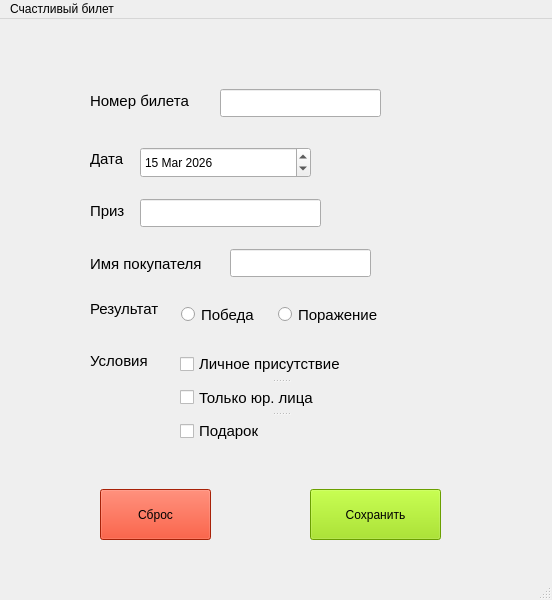
<?xml version="1.0" encoding="UTF-8"?>
<ui version="4.0">
 <class>MainWindow</class>
 <widget class="QMainWindow" name="MainWindow">
  <property name="geometry">
   <rect>
    <x>0</x>
    <y>0</y>
    <width>552</width>
    <height>600</height>
   </rect>
  </property>
  <property name="windowTitle">
   <string>MainWindow</string>
  </property>
  <widget class="QWidget" name="centralwidget">
   <widget class="QLineEdit" name="ticketNum_lE">
    <property name="geometry">
     <rect>
      <x>220</x>
      <y>70</y>
      <width>161</width>
      <height>28</height>
     </rect>
    </property>
   </widget>
   <widget class="QLineEdit" name="prize_lE">
    <property name="geometry">
     <rect>
      <x>140</x>
      <y>180</y>
      <width>181</width>
      <height>28</height>
     </rect>
    </property>
   </widget>
   <widget class="QLineEdit" name="name_lE">
    <property name="geometry">
     <rect>
      <x>230</x>
      <y>230</y>
      <width>141</width>
      <height>28</height>
     </rect>
    </property>
   </widget>
   <widget class="QPushButton" name="reset_pB">
    <property name="geometry">
     <rect>
      <x>100</x>
      <y>470</y>
      <width>111</width>
      <height>51</height>
     </rect>
    </property>
    <property name="palette">
     <palette>
      <active>
       <colorrole role="WindowText">
        <brush brushstyle="SolidPattern">
         <color alpha="255">
          <red>0</red>
          <green>0</green>
          <blue>0</blue>
         </color>
        </brush>
       </colorrole>
       <colorrole role="Button">
        <brush brushstyle="SolidPattern">
         <color alpha="255">
          <red>234</red>
          <green>48</green>
          <blue>11</blue>
         </color>
        </brush>
       </colorrole>
       <colorrole role="Light">
        <brush brushstyle="SolidPattern">
         <color alpha="255">
          <red>255</red>
          <green>116</green>
          <blue>81</blue>
         </color>
        </brush>
       </colorrole>
       <colorrole role="Midlight">
        <brush brushstyle="SolidPattern">
         <color alpha="255">
          <red>238</red>
          <green>81</green>
          <blue>42</blue>
         </color>
        </brush>
       </colorrole>
       <colorrole role="Dark">
        <brush brushstyle="SolidPattern">
         <color alpha="255">
          <red>111</red>
          <green>23</green>
          <blue>2</blue>
         </color>
        </brush>
       </colorrole>
       <colorrole role="Mid">
        <brush brushstyle="SolidPattern">
         <color alpha="255">
          <red>148</red>
          <green>31</green>
          <blue>2</blue>
         </color>
        </brush>
       </colorrole>
       <colorrole role="Text">
        <brush brushstyle="SolidPattern">
         <color alpha="255">
          <red>0</red>
          <green>0</green>
          <blue>0</blue>
         </color>
        </brush>
       </colorrole>
       <colorrole role="BrightText">
        <brush brushstyle="SolidPattern">
         <color alpha="255">
          <red>255</red>
          <green>255</green>
          <blue>255</blue>
         </color>
        </brush>
       </colorrole>
       <colorrole role="ButtonText">
        <brush brushstyle="SolidPattern">
         <color alpha="255">
          <red>0</red>
          <green>0</green>
          <blue>0</blue>
         </color>
        </brush>
       </colorrole>
       <colorrole role="Base">
        <brush brushstyle="SolidPattern">
         <color alpha="255">
          <red>234</red>
          <green>48</green>
          <blue>11</blue>
         </color>
        </brush>
       </colorrole>
       <colorrole role="Window">
        <brush brushstyle="SolidPattern">
         <color alpha="255">
          <red>234</red>
          <green>48</green>
          <blue>11</blue>
         </color>
        </brush>
       </colorrole>
       <colorrole role="Shadow">
        <brush brushstyle="SolidPattern">
         <color alpha="255">
          <red>0</red>
          <green>0</green>
          <blue>0</blue>
         </color>
        </brush>
       </colorrole>
       <colorrole role="Highlight">
        <brush brushstyle="SolidPattern">
         <color alpha="255">
          <red>255</red>
          <green>255</green>
          <blue>255</blue>
         </color>
        </brush>
       </colorrole>
       <colorrole role="AlternateBase">
        <brush brushstyle="SolidPattern">
         <color alpha="255">
          <red>238</red>
          <green>150</green>
          <blue>129</blue>
         </color>
        </brush>
       </colorrole>
       <colorrole role="ToolTipBase">
        <brush brushstyle="SolidPattern">
         <color alpha="255">
          <red>255</red>
          <green>255</green>
          <blue>220</blue>
         </color>
        </brush>
       </colorrole>
       <colorrole role="ToolTipText">
        <brush brushstyle="SolidPattern">
         <color alpha="255">
          <red>0</red>
          <green>0</green>
          <blue>0</blue>
         </color>
        </brush>
       </colorrole>
       <colorrole role="PlaceholderText">
        <brush brushstyle="SolidPattern">
         <color alpha="127">
          <red>0</red>
          <green>0</green>
          <blue>0</blue>
         </color>
        </brush>
       </colorrole>
       <colorrole role="Accent">
        <brush brushstyle="SolidPattern">
         <color alpha="255">
          <red>255</red>
          <green>255</green>
          <blue>255</blue>
         </color>
        </brush>
       </colorrole>
      </active>
      <inactive>
       <colorrole role="WindowText">
        <brush brushstyle="SolidPattern">
         <color alpha="255">
          <red>0</red>
          <green>0</green>
          <blue>0</blue>
         </color>
        </brush>
       </colorrole>
       <colorrole role="Button">
        <brush brushstyle="SolidPattern">
         <color alpha="255">
          <red>234</red>
          <green>48</green>
          <blue>11</blue>
         </color>
        </brush>
       </colorrole>
       <colorrole role="Light">
        <brush brushstyle="SolidPattern">
         <color alpha="255">
          <red>255</red>
          <green>116</green>
          <blue>81</blue>
         </color>
        </brush>
       </colorrole>
       <colorrole role="Midlight">
        <brush brushstyle="SolidPattern">
         <color alpha="255">
          <red>238</red>
          <green>81</green>
          <blue>42</blue>
         </color>
        </brush>
       </colorrole>
       <colorrole role="Dark">
        <brush brushstyle="SolidPattern">
         <color alpha="255">
          <red>111</red>
          <green>23</green>
          <blue>2</blue>
         </color>
        </brush>
       </colorrole>
       <colorrole role="Mid">
        <brush brushstyle="SolidPattern">
         <color alpha="255">
          <red>148</red>
          <green>31</green>
          <blue>2</blue>
         </color>
        </brush>
       </colorrole>
       <colorrole role="Text">
        <brush brushstyle="SolidPattern">
         <color alpha="255">
          <red>0</red>
          <green>0</green>
          <blue>0</blue>
         </color>
        </brush>
       </colorrole>
       <colorrole role="BrightText">
        <brush brushstyle="SolidPattern">
         <color alpha="255">
          <red>255</red>
          <green>255</green>
          <blue>255</blue>
         </color>
        </brush>
       </colorrole>
       <colorrole role="ButtonText">
        <brush brushstyle="SolidPattern">
         <color alpha="255">
          <red>0</red>
          <green>0</green>
          <blue>0</blue>
         </color>
        </brush>
       </colorrole>
       <colorrole role="Base">
        <brush brushstyle="SolidPattern">
         <color alpha="255">
          <red>234</red>
          <green>48</green>
          <blue>11</blue>
         </color>
        </brush>
       </colorrole>
       <colorrole role="Window">
        <brush brushstyle="SolidPattern">
         <color alpha="255">
          <red>234</red>
          <green>48</green>
          <blue>11</blue>
         </color>
        </brush>
       </colorrole>
       <colorrole role="Shadow">
        <brush brushstyle="SolidPattern">
         <color alpha="255">
          <red>0</red>
          <green>0</green>
          <blue>0</blue>
         </color>
        </brush>
       </colorrole>
       <colorrole role="Highlight">
        <brush brushstyle="SolidPattern">
         <color alpha="255">
          <red>255</red>
          <green>255</green>
          <blue>255</blue>
         </color>
        </brush>
       </colorrole>
       <colorrole role="AlternateBase">
        <brush brushstyle="SolidPattern">
         <color alpha="255">
          <red>238</red>
          <green>150</green>
          <blue>129</blue>
         </color>
        </brush>
       </colorrole>
       <colorrole role="ToolTipBase">
        <brush brushstyle="SolidPattern">
         <color alpha="255">
          <red>255</red>
          <green>255</green>
          <blue>220</blue>
         </color>
        </brush>
       </colorrole>
       <colorrole role="ToolTipText">
        <brush brushstyle="SolidPattern">
         <color alpha="255">
          <red>0</red>
          <green>0</green>
          <blue>0</blue>
         </color>
        </brush>
       </colorrole>
       <colorrole role="PlaceholderText">
        <brush brushstyle="SolidPattern">
         <color alpha="127">
          <red>0</red>
          <green>0</green>
          <blue>0</blue>
         </color>
        </brush>
       </colorrole>
       <colorrole role="Accent">
        <brush brushstyle="SolidPattern">
         <color alpha="255">
          <red>255</red>
          <green>255</green>
          <blue>255</blue>
         </color>
        </brush>
       </colorrole>
      </inactive>
      <disabled>
       <colorrole role="WindowText">
        <brush brushstyle="SolidPattern">
         <color alpha="255">
          <red>111</red>
          <green>23</green>
          <blue>2</blue>
         </color>
        </brush>
       </colorrole>
       <colorrole role="Button">
        <brush brushstyle="SolidPattern">
         <color alpha="255">
          <red>234</red>
          <green>48</green>
          <blue>11</blue>
         </color>
        </brush>
       </colorrole>
       <colorrole role="Light">
        <brush brushstyle="SolidPattern">
         <color alpha="255">
          <red>255</red>
          <green>116</green>
          <blue>81</blue>
         </color>
        </brush>
       </colorrole>
       <colorrole role="Midlight">
        <brush brushstyle="SolidPattern">
         <color alpha="255">
          <red>238</red>
          <green>81</green>
          <blue>42</blue>
         </color>
        </brush>
       </colorrole>
       <colorrole role="Dark">
        <brush brushstyle="SolidPattern">
         <color alpha="255">
          <red>111</red>
          <green>23</green>
          <blue>2</blue>
         </color>
        </brush>
       </colorrole>
       <colorrole role="Mid">
        <brush brushstyle="SolidPattern">
         <color alpha="255">
          <red>148</red>
          <green>31</green>
          <blue>2</blue>
         </color>
        </brush>
       </colorrole>
       <colorrole role="Text">
        <brush brushstyle="SolidPattern">
         <color alpha="255">
          <red>111</red>
          <green>23</green>
          <blue>2</blue>
         </color>
        </brush>
       </colorrole>
       <colorrole role="BrightText">
        <brush brushstyle="SolidPattern">
         <color alpha="255">
          <red>255</red>
          <green>255</green>
          <blue>255</blue>
         </color>
        </brush>
       </colorrole>
       <colorrole role="ButtonText">
        <brush brushstyle="SolidPattern">
         <color alpha="255">
          <red>111</red>
          <green>23</green>
          <blue>2</blue>
         </color>
        </brush>
       </colorrole>
       <colorrole role="Base">
        <brush brushstyle="SolidPattern">
         <color alpha="255">
          <red>234</red>
          <green>48</green>
          <blue>11</blue>
         </color>
        </brush>
       </colorrole>
       <colorrole role="Window">
        <brush brushstyle="SolidPattern">
         <color alpha="255">
          <red>234</red>
          <green>48</green>
          <blue>11</blue>
         </color>
        </brush>
       </colorrole>
       <colorrole role="Shadow">
        <brush brushstyle="SolidPattern">
         <color alpha="255">
          <red>0</red>
          <green>0</green>
          <blue>0</blue>
         </color>
        </brush>
       </colorrole>
       <colorrole role="Highlight">
        <brush brushstyle="SolidPattern">
         <color alpha="255">
          <red>255</red>
          <green>255</green>
          <blue>255</blue>
         </color>
        </brush>
       </colorrole>
       <colorrole role="AlternateBase">
        <brush brushstyle="SolidPattern">
         <color alpha="255">
          <red>222</red>
          <green>46</green>
          <blue>3</blue>
         </color>
        </brush>
       </colorrole>
       <colorrole role="ToolTipBase">
        <brush brushstyle="SolidPattern">
         <color alpha="255">
          <red>255</red>
          <green>255</green>
          <blue>220</blue>
         </color>
        </brush>
       </colorrole>
       <colorrole role="ToolTipText">
        <brush brushstyle="SolidPattern">
         <color alpha="255">
          <red>0</red>
          <green>0</green>
          <blue>0</blue>
         </color>
        </brush>
       </colorrole>
       <colorrole role="PlaceholderText">
        <brush brushstyle="SolidPattern">
         <color alpha="127">
          <red>111</red>
          <green>23</green>
          <blue>2</blue>
         </color>
        </brush>
       </colorrole>
       <colorrole role="Accent">
        <brush brushstyle="SolidPattern">
         <color alpha="255">
          <red>255</red>
          <green>80</green>
          <blue>37</blue>
         </color>
        </brush>
       </colorrole>
      </disabled>
     </palette>
    </property>
    <property name="styleSheet">
     <string notr="true">background-color:rgb(234, 48, 11);</string>
    </property>
    <property name="text">
     <string>Сброс</string>
    </property>
   </widget>
   <widget class="QPushButton" name="save_pB">
    <property name="geometry">
     <rect>
      <x>310</x>
      <y>470</y>
      <width>131</width>
      <height>51</height>
     </rect>
    </property>
    <property name="palette">
     <palette>
      <active>
       <colorrole role="WindowText">
        <brush brushstyle="SolidPattern">
         <color alpha="255">
          <red>0</red>
          <green>0</green>
          <blue>0</blue>
         </color>
        </brush>
       </colorrole>
       <colorrole role="Button">
        <brush brushstyle="SolidPattern">
         <color alpha="255">
          <red>149</red>
          <green>223</green>
          <blue>0</blue>
         </color>
        </brush>
       </colorrole>
       <colorrole role="Light">
        <brush brushstyle="SolidPattern">
         <color alpha="255">
          <red>172</red>
          <green>255</green>
          <blue>63</blue>
         </color>
        </brush>
       </colorrole>
       <colorrole role="Midlight">
        <brush brushstyle="SolidPattern">
         <color alpha="255">
          <red>146</red>
          <green>233</green>
          <blue>32</blue>
         </color>
        </brush>
       </colorrole>
       <colorrole role="Dark">
        <brush brushstyle="SolidPattern">
         <color alpha="255">
          <red>34</red>
          <green>85</green>
          <blue>2</blue>
         </color>
        </brush>
       </colorrole>
       <colorrole role="Mid">
        <brush brushstyle="SolidPattern">
         <color alpha="255">
          <red>80</red>
          <green>141</green>
          <blue>1</blue>
         </color>
        </brush>
       </colorrole>
       <colorrole role="Text">
        <brush brushstyle="SolidPattern">
         <color alpha="255">
          <red>0</red>
          <green>0</green>
          <blue>0</blue>
         </color>
        </brush>
       </colorrole>
       <colorrole role="BrightText">
        <brush brushstyle="SolidPattern">
         <color alpha="255">
          <red>255</red>
          <green>255</green>
          <blue>255</blue>
         </color>
        </brush>
       </colorrole>
       <colorrole role="ButtonText">
        <brush brushstyle="SolidPattern">
         <color alpha="255">
          <red>0</red>
          <green>0</green>
          <blue>0</blue>
         </color>
        </brush>
       </colorrole>
       <colorrole role="Base">
        <brush brushstyle="SolidPattern">
         <color alpha="255">
          <red>149</red>
          <green>223</green>
          <blue>0</blue>
         </color>
        </brush>
       </colorrole>
       <colorrole role="Window">
        <brush brushstyle="SolidPattern">
         <color alpha="255">
          <red>149</red>
          <green>223</green>
          <blue>0</blue>
         </color>
        </brush>
       </colorrole>
       <colorrole role="Shadow">
        <brush brushstyle="SolidPattern">
         <color alpha="255">
          <red>0</red>
          <green>0</green>
          <blue>0</blue>
         </color>
        </brush>
       </colorrole>
       <colorrole role="AlternateBase">
        <brush brushstyle="SolidPattern">
         <color alpha="255">
          <red>187</red>
          <green>233</green>
          <blue>128</blue>
         </color>
        </brush>
       </colorrole>
       <colorrole role="ToolTipBase">
        <brush brushstyle="SolidPattern">
         <color alpha="255">
          <red>255</red>
          <green>255</green>
          <blue>220</blue>
         </color>
        </brush>
       </colorrole>
       <colorrole role="ToolTipText">
        <brush brushstyle="SolidPattern">
         <color alpha="255">
          <red>0</red>
          <green>0</green>
          <blue>0</blue>
         </color>
        </brush>
       </colorrole>
       <colorrole role="PlaceholderText">
        <brush brushstyle="SolidPattern">
         <color alpha="127">
          <red>0</red>
          <green>0</green>
          <blue>0</blue>
         </color>
        </brush>
       </colorrole>
       <colorrole role="Accent">
        <brush brushstyle="SolidPattern">
         <color alpha="255">
          <red>255</red>
          <green>255</green>
          <blue>255</blue>
         </color>
        </brush>
       </colorrole>
      </active>
      <inactive>
       <colorrole role="WindowText">
        <brush brushstyle="SolidPattern">
         <color alpha="255">
          <red>0</red>
          <green>0</green>
          <blue>0</blue>
         </color>
        </brush>
       </colorrole>
       <colorrole role="Button">
        <brush brushstyle="SolidPattern">
         <color alpha="255">
          <red>149</red>
          <green>223</green>
          <blue>0</blue>
         </color>
        </brush>
       </colorrole>
       <colorrole role="Light">
        <brush brushstyle="SolidPattern">
         <color alpha="255">
          <red>172</red>
          <green>255</green>
          <blue>63</blue>
         </color>
        </brush>
       </colorrole>
       <colorrole role="Midlight">
        <brush brushstyle="SolidPattern">
         <color alpha="255">
          <red>146</red>
          <green>233</green>
          <blue>32</blue>
         </color>
        </brush>
       </colorrole>
       <colorrole role="Dark">
        <brush brushstyle="SolidPattern">
         <color alpha="255">
          <red>34</red>
          <green>85</green>
          <blue>2</blue>
         </color>
        </brush>
       </colorrole>
       <colorrole role="Mid">
        <brush brushstyle="SolidPattern">
         <color alpha="255">
          <red>80</red>
          <green>141</green>
          <blue>1</blue>
         </color>
        </brush>
       </colorrole>
       <colorrole role="Text">
        <brush brushstyle="SolidPattern">
         <color alpha="255">
          <red>0</red>
          <green>0</green>
          <blue>0</blue>
         </color>
        </brush>
       </colorrole>
       <colorrole role="BrightText">
        <brush brushstyle="SolidPattern">
         <color alpha="255">
          <red>255</red>
          <green>255</green>
          <blue>255</blue>
         </color>
        </brush>
       </colorrole>
       <colorrole role="ButtonText">
        <brush brushstyle="SolidPattern">
         <color alpha="255">
          <red>0</red>
          <green>0</green>
          <blue>0</blue>
         </color>
        </brush>
       </colorrole>
       <colorrole role="Base">
        <brush brushstyle="SolidPattern">
         <color alpha="255">
          <red>149</red>
          <green>223</green>
          <blue>0</blue>
         </color>
        </brush>
       </colorrole>
       <colorrole role="Window">
        <brush brushstyle="SolidPattern">
         <color alpha="255">
          <red>149</red>
          <green>223</green>
          <blue>0</blue>
         </color>
        </brush>
       </colorrole>
       <colorrole role="Shadow">
        <brush brushstyle="SolidPattern">
         <color alpha="255">
          <red>0</red>
          <green>0</green>
          <blue>0</blue>
         </color>
        </brush>
       </colorrole>
       <colorrole role="AlternateBase">
        <brush brushstyle="SolidPattern">
         <color alpha="255">
          <red>187</red>
          <green>233</green>
          <blue>128</blue>
         </color>
        </brush>
       </colorrole>
       <colorrole role="ToolTipBase">
        <brush brushstyle="SolidPattern">
         <color alpha="255">
          <red>255</red>
          <green>255</green>
          <blue>220</blue>
         </color>
        </brush>
       </colorrole>
       <colorrole role="ToolTipText">
        <brush brushstyle="SolidPattern">
         <color alpha="255">
          <red>0</red>
          <green>0</green>
          <blue>0</blue>
         </color>
        </brush>
       </colorrole>
       <colorrole role="PlaceholderText">
        <brush brushstyle="SolidPattern">
         <color alpha="127">
          <red>0</red>
          <green>0</green>
          <blue>0</blue>
         </color>
        </brush>
       </colorrole>
       <colorrole role="Accent">
        <brush brushstyle="SolidPattern">
         <color alpha="255">
          <red>255</red>
          <green>255</green>
          <blue>255</blue>
         </color>
        </brush>
       </colorrole>
      </inactive>
      <disabled>
       <colorrole role="WindowText">
        <brush brushstyle="SolidPattern">
         <color alpha="255">
          <red>34</red>
          <green>85</green>
          <blue>2</blue>
         </color>
        </brush>
       </colorrole>
       <colorrole role="Button">
        <brush brushstyle="SolidPattern">
         <color alpha="255">
          <red>149</red>
          <green>223</green>
          <blue>0</blue>
         </color>
        </brush>
       </colorrole>
       <colorrole role="Light">
        <brush brushstyle="SolidPattern">
         <color alpha="255">
          <red>172</red>
          <green>255</green>
          <blue>63</blue>
         </color>
        </brush>
       </colorrole>
       <colorrole role="Midlight">
        <brush brushstyle="SolidPattern">
         <color alpha="255">
          <red>146</red>
          <green>233</green>
          <blue>32</blue>
         </color>
        </brush>
       </colorrole>
       <colorrole role="Dark">
        <brush brushstyle="SolidPattern">
         <color alpha="255">
          <red>34</red>
          <green>85</green>
          <blue>2</blue>
         </color>
        </brush>
       </colorrole>
       <colorrole role="Mid">
        <brush brushstyle="SolidPattern">
         <color alpha="255">
          <red>80</red>
          <green>141</green>
          <blue>1</blue>
         </color>
        </brush>
       </colorrole>
       <colorrole role="Text">
        <brush brushstyle="SolidPattern">
         <color alpha="255">
          <red>34</red>
          <green>85</green>
          <blue>2</blue>
         </color>
        </brush>
       </colorrole>
       <colorrole role="BrightText">
        <brush brushstyle="SolidPattern">
         <color alpha="255">
          <red>255</red>
          <green>255</green>
          <blue>255</blue>
         </color>
        </brush>
       </colorrole>
       <colorrole role="ButtonText">
        <brush brushstyle="SolidPattern">
         <color alpha="255">
          <red>34</red>
          <green>85</green>
          <blue>2</blue>
         </color>
        </brush>
       </colorrole>
       <colorrole role="Base">
        <brush brushstyle="SolidPattern">
         <color alpha="255">
          <red>149</red>
          <green>223</green>
          <blue>0</blue>
         </color>
        </brush>
       </colorrole>
       <colorrole role="Window">
        <brush brushstyle="SolidPattern">
         <color alpha="255">
          <red>149</red>
          <green>223</green>
          <blue>0</blue>
         </color>
        </brush>
       </colorrole>
       <colorrole role="Shadow">
        <brush brushstyle="SolidPattern">
         <color alpha="255">
          <red>0</red>
          <green>0</green>
          <blue>0</blue>
         </color>
        </brush>
       </colorrole>
       <colorrole role="AlternateBase">
        <brush brushstyle="SolidPattern">
         <color alpha="255">
          <red>120</red>
          <green>211</green>
          <blue>1</blue>
         </color>
        </brush>
       </colorrole>
       <colorrole role="ToolTipBase">
        <brush brushstyle="SolidPattern">
         <color alpha="255">
          <red>255</red>
          <green>255</green>
          <blue>220</blue>
         </color>
        </brush>
       </colorrole>
       <colorrole role="ToolTipText">
        <brush brushstyle="SolidPattern">
         <color alpha="255">
          <red>0</red>
          <green>0</green>
          <blue>0</blue>
         </color>
        </brush>
       </colorrole>
       <colorrole role="PlaceholderText">
        <brush brushstyle="SolidPattern">
         <color alpha="127">
          <red>60</red>
          <green>105</green>
          <blue>1</blue>
         </color>
        </brush>
       </colorrole>
       <colorrole role="Accent">
        <brush brushstyle="SolidPattern">
         <color alpha="255">
          <red>153</red>
          <green>255</green>
          <blue>21</blue>
         </color>
        </brush>
       </colorrole>
      </disabled>
     </palette>
    </property>
    <property name="autoFillBackground">
     <bool>false</bool>
    </property>
    <property name="styleSheet">
     <string notr="true">background-color:rgb(149, 223, 0);</string>
    </property>
    <property name="text">
     <string>Сохранить</string>
    </property>
   </widget>
   <widget class="QSplitter" name="splitter">
    <property name="geometry">
     <rect>
      <x>180</x>
      <y>330</y>
      <width>201</width>
      <height>97</height>
     </rect>
    </property>
    <property name="orientation">
     <enum>Qt::Orientation::Vertical</enum>
    </property>
    <widget class="QCheckBox" name="require_personalVisit_cB">
     <property name="font">
      <font>
       <pointsize>11</pointsize>
      </font>
     </property>
     <property name="text">
      <string>Личное присутствие</string>
     </property>
    </widget>
    <widget class="QCheckBox" name="require_juridicalOnly_cB">
     <property name="font">
      <font>
       <pointsize>11</pointsize>
      </font>
     </property>
     <property name="text">
      <string>Только юр. лица</string>
     </property>
    </widget>
    <widget class="QCheckBox" name="require_gift_cB">
     <property name="font">
      <font>
       <pointsize>11</pointsize>
      </font>
     </property>
     <property name="text">
      <string>Подарок</string>
     </property>
    </widget>
   </widget>
   <widget class="QLabel" name="exeptions">
    <property name="geometry">
     <rect>
      <x>10</x>
      <y>20</y>
      <width>531</width>
      <height>20</height>
     </rect>
    </property>
    <property name="text">
     <string/>
    </property>
   </widget>
   <widget class="QLabel" name="result_label">
    <property name="geometry">
     <rect>
      <x>90</x>
      <y>278</y>
      <width>78</width>
      <height>24</height>
     </rect>
    </property>
    <property name="font">
     <font>
      <pointsize>11</pointsize>
     </font>
    </property>
    <property name="text">
     <string>Результат</string>
    </property>
   </widget>
   <widget class="QLabel" name="require_label">
    <property name="geometry">
     <rect>
      <x>90</x>
      <y>330</y>
      <width>68</width>
      <height>24</height>
     </rect>
    </property>
    <property name="font">
     <font>
      <pointsize>11</pointsize>
     </font>
    </property>
    <property name="text">
     <string>Условия</string>
    </property>
   </widget>
   <widget class="QLabel" name="ticketNum_label">
    <property name="geometry">
     <rect>
      <x>90</x>
      <y>70</y>
      <width>117</width>
      <height>24</height>
     </rect>
    </property>
    <property name="font">
     <font>
      <pointsize>11</pointsize>
     </font>
    </property>
    <property name="text">
     <string>Номер билета</string>
    </property>
   </widget>
   <widget class="QLabel" name="date_label">
    <property name="geometry">
     <rect>
      <x>90</x>
      <y>128</y>
      <width>38</width>
      <height>24</height>
     </rect>
    </property>
    <property name="font">
     <font>
      <pointsize>11</pointsize>
     </font>
    </property>
    <property name="text">
     <string>Дата</string>
    </property>
   </widget>
   <widget class="QLabel" name="name_label">
    <property name="geometry">
     <rect>
      <x>90</x>
      <y>233</y>
      <width>134</width>
      <height>24</height>
     </rect>
    </property>
    <property name="font">
     <font>
      <pointsize>11</pointsize>
     </font>
    </property>
    <property name="text">
     <string>Имя покупателя</string>
    </property>
   </widget>
   <widget class="QLabel" name="prize_label">
    <property name="geometry">
     <rect>
      <x>90</x>
      <y>180</y>
      <width>42</width>
      <height>24</height>
     </rect>
    </property>
    <property name="font">
     <font>
      <pointsize>11</pointsize>
     </font>
    </property>
    <property name="text">
     <string>Приз</string>
    </property>
   </widget>
   <widget class="QDateEdit" name="dateEdit">
    <property name="geometry">
     <rect>
      <x>140</x>
      <y>128</y>
      <width>171</width>
      <height>31</height>
     </rect>
    </property>
    <property name="dateTime">
     <datetime>
      <hour>22</hour>
      <minute>0</minute>
      <second>0</second>
      <year>2026</year>
      <month>3</month>
      <day>15</day>
     </datetime>
    </property>
   </widget>
   <widget class="QRadioButton" name="result_win_rB">
    <property name="geometry">
     <rect>
      <x>181</x>
      <y>281</y>
      <width>90</width>
      <height>29</height>
     </rect>
    </property>
    <property name="font">
     <font>
      <pointsize>11</pointsize>
     </font>
    </property>
    <property name="text">
     <string>Победа</string>
    </property>
    <property name="checked">
     <bool>false</bool>
    </property>
    <property name="autoExclusive">
     <bool>true</bool>
    </property>
   </widget>
   <widget class="QRadioButton" name="result_lose_rB">
    <property name="geometry">
     <rect>
      <x>278</x>
      <y>281</y>
      <width>123</width>
      <height>29</height>
     </rect>
    </property>
    <property name="font">
     <font>
      <pointsize>11</pointsize>
     </font>
    </property>
    <property name="text">
     <string>Поражение</string>
    </property>
    <property name="checkable">
     <bool>true</bool>
    </property>
    <property name="checked">
     <bool>false</bool>
    </property>
    <property name="autoExclusive">
     <bool>true</bool>
    </property>
   </widget>
  </widget>
  <widget class="QMenuBar" name="menubar">
   <property name="geometry">
    <rect>
     <x>0</x>
     <y>0</y>
     <width>552</width>
     <height>25</height>
    </rect>
   </property>
   <widget class="QMenu" name="menu">
    <property name="title">
     <string>Счастливый билет</string>
    </property>
   </widget>
   <addaction name="menu"/>
  </widget>
  <widget class="QStatusBar" name="statusbar"/>
 </widget>
 <resources/>
 <connections/>
</ui>
